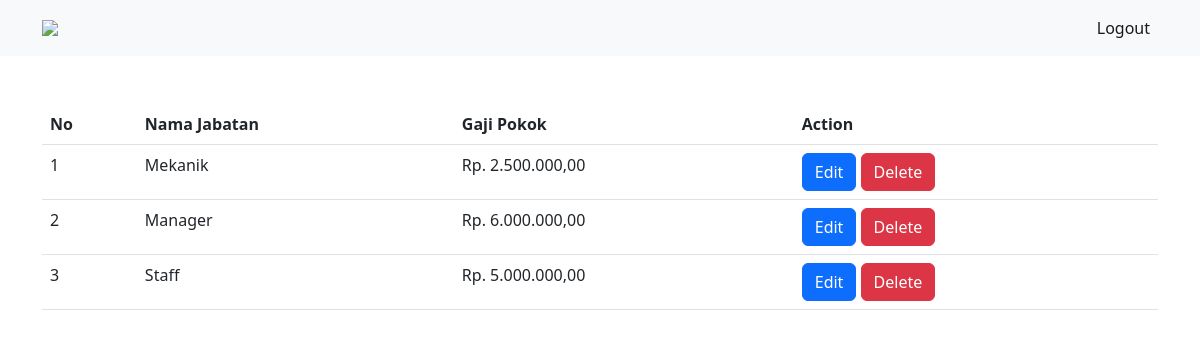
The page /admin/jabatan/view.php on the database its author committed.
### tables this page shows
CREATE TABLE `jabatan` (
  `id_jabatan` varchar(20) NOT NULL,
  `nama_jabatan` varchar(20) DEFAULT NULL,
  `gaji_pokok` varchar(50) DEFAULT NULL
);

### admin/jabatan/view.php (the view, shortened to what this page needs)
<?php
    $db = dbConnect();
    $sqlViewPgw = "SELECT * FROM jabatan";
    $execPgw = $db->query($sqlViewPgw);
?>
<!DOCTYPE html>
<html lang="en">
<head>
    <link rel="stylesheet" href="https://cdn.jsdelivr.net/npm/bootstrap@5.2.0/dist/css/bootstrap.min.css">
</head>
<body>
<nav class="navbar navbar-expand-lg bg-light">
    <div class="container">
    <img src="https://ik.imagekit.io/zlt25mb52fx/ahmcdn/assets/images/logo/honda.svg" width="20%" class="navbar-brand">
        <div class="collapse navbar-collapse" id="navbarSupportedContent">
        <ul class="navbar-nav ms-auto mb-2 mb-lg-0">
            <li class="nav-item">
            <a class="nav-link active" aria-current="page" href="../logout.php">Logout</a>
            </li>
        </ul>
        </div>
    </div>
</nav>
    <div class="container">
        <div class="mt-5">
            <table class="table">
                <tr>
                    <th>No</th>
                    <th>Nama Jabatan</th>
                    <th>Gaji Pokok</th>
                    <th>Action</th>
                </tr>
                <?php $i = 1; foreach($execPgw as $resPgw):?>
                <tr>
                    <td><?= $i++?></td>
                    <td><?= $resPgw['nama_jabatan']?></td>
                    <td>Rp. <?= number_format($resPgw['gaji_pokok'],2,',','.')?></td>
                    <td>
                        <a href="edit.php?id=<?= $resPgw['id_jabatan']?>" class="btn btn-primary">Edit</a>
                        <a href="delete.php?id=<?= $resPgw['id_jabatan']?>" class="btn btn-danger" onclick="return confirm('Yakin Hapus Data Jabatan?')">Delete</a>
                    </td>
                </tr>
                <?php endforeach;?>
            </table>
        </div>
    </div>
</body>
</html>

### rows shown on the page
jabatan: nama_jabatan "Mekanik", gaji_pokok "2.500.000,00"
jabatan: nama_jabatan "Manager", gaji_pokok "6.000.000,00"
jabatan: nama_jabatan "Staff", gaji_pokok "5.000.000,00"
